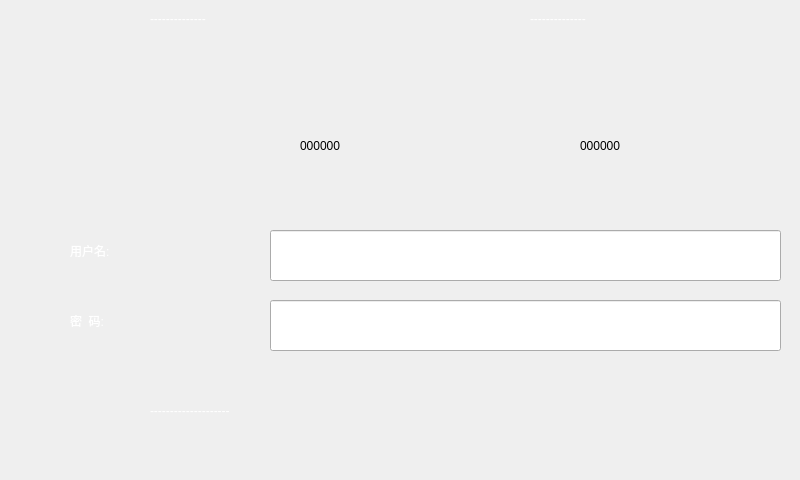
<?xml version="1.0" encoding="UTF-8"?>
<ui version="4.0">
 <class>LoginForm700</class>
 <widget class="QWidget" name="LoginForm700">
  <property name="geometry">
   <rect>
    <x>0</x>
    <y>0</y>
    <width>800</width>
    <height>480</height>
   </rect>
  </property>
  <property name="minimumSize">
   <size>
    <width>800</width>
    <height>480</height>
   </size>
  </property>
  <property name="maximumSize">
   <size>
    <width>800</width>
    <height>480</height>
   </size>
  </property>
  <property name="windowTitle">
   <string>Form</string>
  </property>
  <property name="styleSheet">
   <string notr="true">#LoginForm700{border-image: url(:/image/login.png);}</string>
  </property>
  <widget class="QLabel" name="label_swv">
   <property name="geometry">
    <rect>
     <x>530</x>
     <y>10</y>
     <width>261</width>
     <height>17</height>
    </rect>
   </property>
   <property name="styleSheet">
    <string notr="true">color: rgb(255, 255, 255);</string>
   </property>
   <property name="text">
    <string>--------------</string>
   </property>
  </widget>
  <widget class="QLabel" name="label_msg">
   <property name="geometry">
    <rect>
     <x>150</x>
     <y>390</y>
     <width>631</width>
     <height>41</height>
    </rect>
   </property>
   <property name="styleSheet">
    <string notr="true">color: rgb(255, 255, 255);</string>
   </property>
   <property name="text">
    <string>--------------------</string>
   </property>
  </widget>
  <widget class="QLineEdit" name="lineEdit_psw">
   <property name="geometry">
    <rect>
     <x>270</x>
     <y>300</y>
     <width>511</width>
     <height>51</height>
    </rect>
   </property>
  </widget>
  <widget class="QLineEdit" name="lineEdit_user">
   <property name="geometry">
    <rect>
     <x>270</x>
     <y>230</y>
     <width>511</width>
     <height>51</height>
    </rect>
   </property>
  </widget>
  <widget class="QLabel" name="label_2">
   <property name="geometry">
    <rect>
     <x>70</x>
     <y>300</y>
     <width>121</width>
     <height>41</height>
    </rect>
   </property>
   <property name="styleSheet">
    <string notr="true">color: rgb(255, 255, 255);</string>
   </property>
   <property name="text">
    <string>密  码:</string>
   </property>
  </widget>
  <widget class="QLabel" name="label_weight">
   <property name="geometry">
    <rect>
     <x>580</x>
     <y>110</y>
     <width>191</width>
     <height>71</height>
    </rect>
   </property>
   <property name="text">
    <string>000000</string>
   </property>
  </widget>
  <widget class="QLabel" name="label_hdv">
   <property name="geometry">
    <rect>
     <x>150</x>
     <y>10</y>
     <width>241</width>
     <height>17</height>
    </rect>
   </property>
   <property name="styleSheet">
    <string notr="true">color: rgb(255, 255, 255);</string>
   </property>
   <property name="text">
    <string>--------------</string>
   </property>
  </widget>
  <widget class="QLabel" name="label_tare">
   <property name="geometry">
    <rect>
     <x>300</x>
     <y>110</y>
     <width>211</width>
     <height>71</height>
    </rect>
   </property>
   <property name="text">
    <string>000000</string>
   </property>
  </widget>
  <widget class="QLabel" name="label_1">
   <property name="geometry">
    <rect>
     <x>70</x>
     <y>230</y>
     <width>151</width>
     <height>41</height>
    </rect>
   </property>
   <property name="styleSheet">
    <string notr="true">color: rgb(255, 255, 255);</string>
   </property>
   <property name="text">
    <string>用户名:</string>
   </property>
  </widget>
 </widget>
 <resources/>
 <connections/>
</ui>
